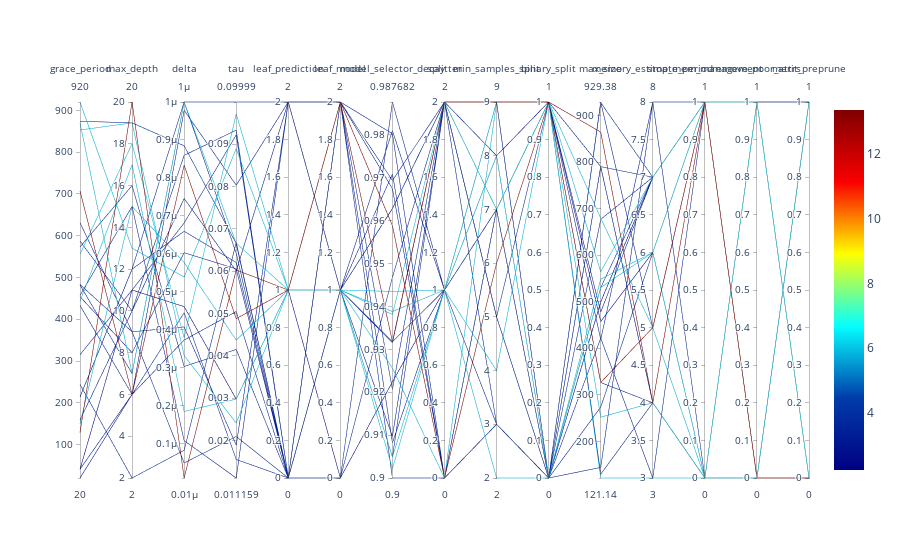

The cell this chart's notebook holds for it:
### Markdown cell above
## Parallel Coordinates Plots

### Code cell
#| label: 024_parallel_plot
spot_tuner.parallel_plot()

### Figure 1 — Plotly figure (JSON) as saved in the notebook; plotly's stock layout.template omitted (floating-point values rounded to 4 significant figures)
{"data": [{"dimensions": [{"label": "grace_period", "range": [20, 920], "values": [41, 443, 315, 573, 159, 853, 920, 244, 707, 631, 454, 41, 457, 874, 150, 433, 587, 129, 483, 870, 556, 482, 214, 214, 20]}, {"label": "max_depth", "range": [2, 20], "values": [6, 17, 11, 16, 10, 19, 13, 2, 6, 9, 8, 11, 15, 19, 15, 6, 10, 20, 9, 7, 18, 7, 12, 12, 6]}, {"label": "delta", "range": [1e-08, 1e-06], "values": [9.782e-07, 1.85e-07, 6.814e-07, 3.038e-07, 7.46e-07, 3.324e-07, 5.391e-07, 8.308e-08, 8.337e-07, 4.078e-07, 6.031e-07, 4.613e-07, 1.083e-07, 8.847e-07, 5.773e-07, 4.451e-07, 8.596e-07, 1e-08, 4.967e-08, 1e-06, 3.791e-07, 9.999e-07, 6.596e-07, 1e-06, 3.733e-07]}, {"label": "tau", "range": [0.01116, 0.09999], "values": [0.08034, 0.02981, 0.0922, 0.04153, 0.06006, 0.02413, 0.08894, 0.06681, 0.04881, 0.01892, 0.06057, 0.02979, 0.01116, 0.06655, 0.04372, 0.01554, 0.09333, 0.0603, 0.02096, 0.06662, 0.09717, 0.09999, 0.06207, 0.06426, 0.05049]}, {"label": "leaf_prediction", "range": [0, 2], "values": [2, 1, 0, 0, 2, 1, 1, 0, 1, 2, 0, 1, 2, 0, 1, 0, 0, 1, 0, 1, 1, 2, 0, 0, 0]}, {"label": "leaf_model", "range": [0, 2], "values": [1, 1, 0, 0, 1, 1, 1, 2, 2, 2, 1, 0, 2, 1, 1, 1, 2, 2, 2, 1, 1, 2, 1, 1, 1]}, {"label": "model_selector_decay", "range": [0.9, 0.9877], "values": [0.9097, 0.9435, 0.9468, 0.9877, 0.9318, 0.9022, 0.9256, 0.9694, 0.9588, 0.9803, 0.9709, 0.9224, 0.9082, 0.9049, 0.9388, 0.9315, 0.9207, 0.9318, 0.9675, 0.9049, 0.9381, 0.9, 0.9628, 0.9628, 0.981]}, {"label": "splitter", "range": [0, 2], "values": [2, 1, 2, 1, 1, 1, 0, 2, 0, 0, 0, 1, 1, 2, 1, 2, 2, 2, 0, 1, 2, 0, 2, 2, 1]}, {"label": "min_samples_split", "range": [2, 9], "values": [8, 2, 7, 7, 9, 4, 9, 5, 6, 3, 7, 8, 3, 9, 9, 9, 3, 9, 7, 8, 7, 3, 5, 5, 7]}, {"label": "binary_split", "range": [0, 1], "values": [0, 0, 0, 0, 1, 1, 1, 1, 1, 0, 1, 1, 0, 0, 1, 0, 0, 1, 1, 0, 1, 0, 0, 0, 1]}, {"label": "max_size", "range": [121.1, 929.4], "values": [143.8, 548.7, 273.6, 421.5, 326.3, 564.3, 679.7, 790.4, 864.6, 929.4, 129.2, 457.4, 499.6, 530.5, 251.9, 677.2, 928.1, 326.3, 419.1, 530.5, 121.1, 499.6, 790.4, 790.4, 477.7]}, {"label": "memory_estimate_period", "range": [3, 8], "values": [8, 6, 6, 3, 4, 7, 5, 7, 4, 5, 4, 6, 7, 7, 4, 7, 7, 5, 8, 6, 3, 7, 4, 4, 7]}, {"label": "stop_mem_management", "range": [0, 1], "values": [0, 0, 0, 1, 0, 1, 0, 1, 1, 1, 0, 1, 1, 1, 0, 1, 1, 1, 1, 1, 0, 1, 0, 0, 1]}, {"label": "remove_poor_attrs", "range": [0, 1], "values": [0, 1, 0, 1, 1, 0, 0, 1, 0, 1, 0, 1, 0, 1, 0, 1, 0, 0, 1, 1, 1, 1, 1, 1, 1]}, {"label": "merit_preprune", "range": [0, 1], "values": [1, 0, 1, 1, 0, 0, 0, 1, 0, 1, 0, 0, 1, 0, 1, 0, 1, 0, 1, 0, 0, 0, 1, 1, 1]}], "line": {"cmax": 13.36, "cmin": 2.238, "color": [3.237, 5.961, 3.55, 3.363, 3.198, 5.987, 5.952, 3.584, 13.36, 3.386, 3.39, 2.238, 3.431, 3.664, 5.93, 3.637, 3.573, 13.35, 3.428, 5.944, 6.028, 3.425, 3.507, 3.397, 3.091], "colorscale": [[0, "rgb(0,0,131)"], [0.2, "rgb(0,60,170)"], [0.4, "rgb(5,255,255)"], [0.6, "rgb(255,255,0)"], [0.8, "rgb(250,0,0)"], [1, "rgb(128,0,0)"]], "showscale": true}, "type": "parcoords"}], "layout": {}}
